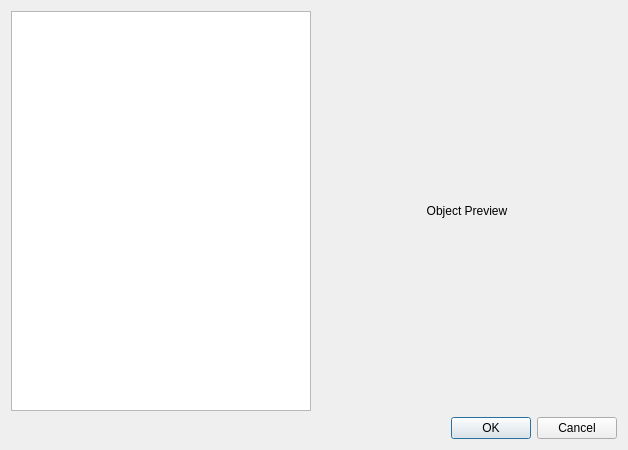
<?xml version="1.0" encoding="UTF-8"?>
<ui version="4.0">
 <class>PartsToolbox</class>
 <widget class="QDialog" name="PartsToolbox">
  <property name="geometry">
   <rect>
    <x>0</x>
    <y>0</y>
    <width>512</width>
    <height>348</height>
   </rect>
  </property>
  <property name="sizePolicy">
   <sizepolicy hsizetype="Preferred" vsizetype="Preferred">
    <horstretch>0</horstretch>
    <verstretch>0</verstretch>
   </sizepolicy>
  </property>
  <property name="windowTitle">
   <string>Dialog</string>
  </property>
  <layout class="QVBoxLayout" name="verticalLayout">
   <item>
    <layout class="QHBoxLayout" name="horizontalLayout">
     <item>
      <widget class="QTreeView" name="treeView">
       <property name="sizePolicy">
        <sizepolicy hsizetype="Expanding" vsizetype="Expanding">
         <horstretch>0</horstretch>
         <verstretch>0</verstretch>
        </sizepolicy>
       </property>
       <property name="minimumSize">
        <size>
         <width>300</width>
         <height>400</height>
        </size>
       </property>
      </widget>
     </item>
     <item>
      <widget class="QLabel" name="label">
       <property name="sizePolicy">
        <sizepolicy hsizetype="Fixed" vsizetype="Fixed">
         <horstretch>0</horstretch>
         <verstretch>0</verstretch>
        </sizepolicy>
       </property>
       <property name="minimumSize">
        <size>
         <width>300</width>
         <height>300</height>
        </size>
       </property>
       <property name="text">
        <string>Object Preview</string>
       </property>
       <property name="alignment">
        <set>Qt::AlignCenter</set>
       </property>
      </widget>
     </item>
    </layout>
   </item>
   <item>
    <widget class="QDialogButtonBox" name="buttonBox">
     <property name="orientation">
      <enum>Qt::Horizontal</enum>
     </property>
     <property name="standardButtons">
      <set>QDialogButtonBox::Cancel|QDialogButtonBox::Ok</set>
     </property>
    </widget>
   </item>
  </layout>
 </widget>
 <resources/>
 <connections>
  <connection>
   <sender>buttonBox</sender>
   <signal>accepted()</signal>
   <receiver>PartsToolbox</receiver>
   <slot>accept()</slot>
   <hints>
    <hint type="sourcelabel">
     <x>248</x>
     <y>254</y>
    </hint>
    <hint type="destinationlabel">
     <x>157</x>
     <y>274</y>
    </hint>
   </hints>
  </connection>
  <connection>
   <sender>buttonBox</sender>
   <signal>rejected()</signal>
   <receiver>PartsToolbox</receiver>
   <slot>reject()</slot>
   <hints>
    <hint type="sourcelabel">
     <x>316</x>
     <y>260</y>
    </hint>
    <hint type="destinationlabel">
     <x>286</x>
     <y>274</y>
    </hint>
   </hints>
  </connection>
 </connections>
</ui>
